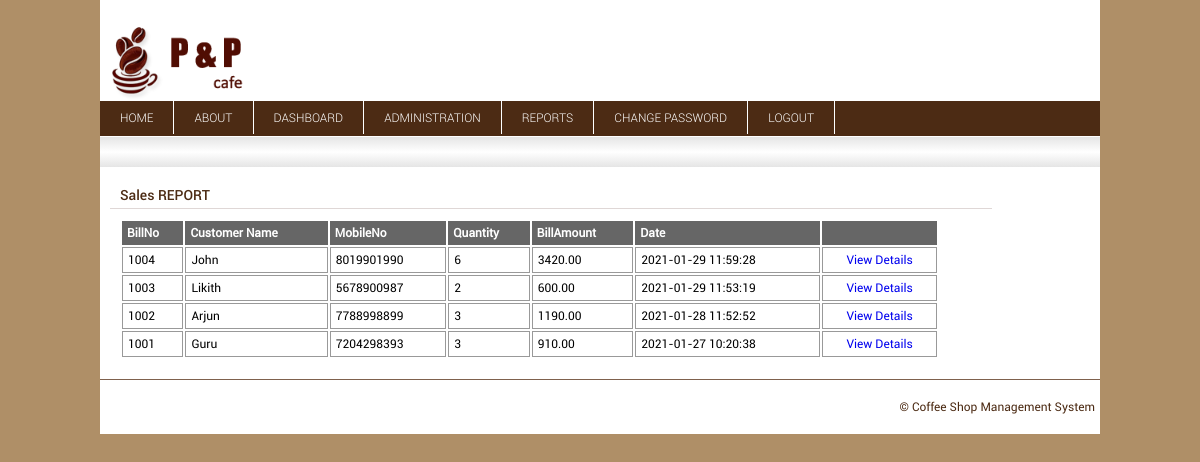
Screenshot of /Admin/SellReport.php (signed in) with the database file from the repository.
### tables this page shows
CREATE TABLE `csms_bill` (
  `bno` int(11) NOT NULL,
  `bdate` datetime NOT NULL,
  `cname` varchar(30) NOT NULL,
  `cmobile` bigint(20) NOT NULL,
  `bamnt` decimal(8,2) NOT NULL,
  `tot_quan` int(11) NOT NULL,
  `bd` date NOT NULL
);

### Admin/SellReport.php (the view, shortened to what this page needs)
<!DOCTYPE html>
<html>
	<head>
		<link rel="stylesheet" href="../Style/style.css" type="text/css" />
	</head>
	<body>
		<?php
		include_once("config.php");
		?>
		<div id="main_wrap">
			<div id="header">
				<div id="header_left"></div>
				<div id="header_right">
					info@csms.com <br/>
				</div>
			</div>
			<?php include_once("menu.php"); ?>
			<div class="sep_div1"></div>
			<div id="divider1">
			</div>
			<div id="main_content">
				 <div id="cont_left_full">
					<div class="cont_header txt1">Sales REPORT</div>
					<div id="admin_main">
						<table class="reporttab" align="center" width="95%" cellpadding="5px">
							<tr bgcolor="#666666" style="color:white">
								<th>BillNo</th>
								<th>Customer Name</th>
								<th>MobileNo</th>
								<th>Quantity</th>
								<th>BillAmount</th>
								<th>Date</th>
								<th></th>
							</tr>
							<?php
								$sql=mysqli_query($con,"select * from csms_bill order by bno desc");
								if(mysqli_num_rows($sql)==0)
								{
									echo "<tr><td colspan='7'>Details Not Found.</td></tr>";
								}
								else
								{
									while($arr=mysqli_fetch_row($sql))
									{
							?>
							<tr>
								<td><?php echo $arr[0]; ?></td>
								<td><?php echo $arr[2]; ?></td>
								<td><?php echo $arr[3]; ?></td>
								<td><?php echo $arr[5]; ?></td>
								<td><?php echo $arr[4]; ?></td>
								<td><?php echo $arr[1]; ?></td>
								<td align="center"> <a href="ViewBill.php?bno=<?php echo $arr[0]; ?>">View Details</a> </td>
							</tr>
							<?php
									}
								}
							?>
						</table>
					</div>
				 </div>
			</div>
			<div class="sep_div2"></div>
			<div id="footer"> &copy; Coffee Shop Management System</div>
		</div>
	</body>
</html>

### Style/style.css (style rules this page uses)
body { margin:0px;padding:0px;background:#af8f67;font-family:VTHRegular;font-size:12px; }
a { text-decoration:none; }
h1,h2,h3,h4,h5,h6,p,table,ul,ol,li,form { margin:0px;padding:0px; }
#main_wrap { overflow:auto;width:1000px;margin:0 auto;background:white; }
#header { padding:20px 0px;height:60px;background:#ffffff; }
#header_left { float:left;height:80px;width:160px; background-image:url(../Images/newlogo.PNG);background-size:100%; background-repeat:no-repeat; background-position:center center; }
#header_right { float:right;text-align:right;color:white;padding:15px 5px;font-family:VTHLight;letter-spacing:1px; }
.sep_div1 { height:1px;background:white; }
.sep_div2 { height:1px;background:#7f614d; }
#divider1 { clear:both;height:30px; background: #e5e5e5; background: -moz-linear-gradient(top, #e5e5e5 0%, #ffffff 50%, #e5e5e5 100%); background: -webkit-linear-gradient(top, #e5e5e5 0%,#ffffff 50%,#e5e5e5 100%); background: linear-gradient(to bottom, #e5e5e5 0%,#ffffff 50%,#e5e5e5 100%); }
#main_content { overflow:auto;padding:10px;width:980px;text-align:justify; }
#cont_left_full { overflow:auto;width:90%; }
.cont_header { border-bottom:1px solid #dfd7d6;padding:10px 0px 5px 10px; }
.txt1 { font-size:14px;color:#4c2b14;font-family:VTHMedium; }
#footer { padding:20px 5px;width:990px;text-align:right;color:#4c2b14 }
#admin_main { overflow:auto;padding:10px;text-align:justify; }
.reporttab tr td { border:1px solid #999999; }

### rows the page displays
csms_bill: bno "1004", cname "John", cmobile "8019901990", tot_quan "6", bamnt "3420.00", bdate "2021-01-29 11:59:28"
csms_bill: bno "1003", cname "Likith", cmobile "5678900987", tot_quan "2", bamnt "600.00", bdate "2021-01-29 11:53:19"
csms_bill: bno "1002", cname "Arjun", cmobile "7788998899", tot_quan "3", bamnt "1190.00", bdate "2021-01-28 11:52:52"
csms_bill: bno "1001", cname "Guru", cmobile "7204298393", tot_quan "3", bamnt "910.00", bdate "2021-01-27 10:20:38"
